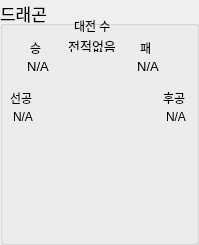
     <widget class="QGroupBox" name="groupBox_18">
      <property name="geometry">
       <rect>
        <x>198</x>
        <y>340</y>
        <width>199</width>
        <height>245</height>
       </rect>
      </property>
      <property name="font">
       <font>
        <pointsize>13</pointsize>
       </font>
      </property>
      <property name="title">
       <string>드래곤</string>
      </property>
      <widget class="QLabel" name="label_38">
       <property name="geometry">
        <rect>
         <x>74</x>
         <y>20</y>
         <width>56</width>
         <height>12</height>
        </rect>
       </property>
       <property name="font">
        <font>
         <pointsize>9</pointsize>
        </font>
       </property>
       <property name="text">
        <string>대전 수</string>
       </property>
      </widget>
      <widget class="QLabel" name="DragonVSCount">
       <property name="geometry">
        <rect>
         <x>64</x>
         <y>40</y>
         <width>56</width>
         <height>12</height>
        </rect>
       </property>
       <property name="font">
        <font>
         <pointsize>10</pointsize>
        </font>
       </property>
       <property name="text">
        <string>전적없음</string>
       </property>
       <property name="alignment">
        <set>Qt::AlignCenter</set>
       </property>
      </widget>
      <widget class="QLabel" name="label_40">
       <property name="geometry">
        <rect>
         <x>30</x>
         <y>40</y>
         <width>21</width>
         <height>16</height>
        </rect>
       </property>
       <property name="font">
        <font>
         <pointsize>9</pointsize>
        </font>
       </property>
       <property name="text">
        <string>승</string>
       </property>
      </widget>
      <widget class="QLabel" name="label_41">
       <property name="geometry">
        <rect>
         <x>140</x>
         <y>40</y>
         <width>21</width>
         <height>16</height>
        </rect>
       </property>
       <property name="font">
        <font>
         <pointsize>9</pointsize>
        </font>
       </property>
       <property name="text">
        <string>패</string>
       </property>
      </widget>
      <widget class="QLabel" name="DragonWinCount">
       <property name="geometry">
        <rect>
         <x>10</x>
         <y>60</y>
         <width>56</width>
         <height>12</height>
        </rect>
       </property>
       <property name="font">
        <font>
         <pointsize>10</pointsize>
        </font>
       </property>
       <property name="text">
        <string>N/A</string>
       </property>
       <property name="alignment">
        <set>Qt::AlignCenter</set>
       </property>
      </widget>
      <widget class="QLabel" name="DragonLoseCount">
       <property name="geometry">
        <rect>
         <x>120</x>
         <y>60</y>
         <width>56</width>
         <height>12</height>
        </rect>
       </property>
       <property name="font">
        <font>
         <pointsize>10</pointsize>
        </font>
       </property>
       <property name="text">
        <string>N/A</string>
       </property>
       <property name="alignment">
        <set>Qt::AlignCenter</set>
       </property>
      </widget>
      <widget class="QWidget" name="verticalLayoutWidget_11">
       <property name="geometry">
        <rect>
         <x>13</x>
         <y>80</y>
         <width>171</width>
         <height>161</height>
        </rect>
       </property>
       <layout class="QVBoxLayout" name="DragonLayout"/>
      </widget>
      <widget class="QLabel" name="label_63">
       <property name="geometry">
        <rect>
         <x>10</x>
         <y>90</y>
         <width>31</width>
         <height>16</height>
        </rect>
       </property>
       <property name="font">
        <font>
         <pointsize>9</pointsize>
        </font>
       </property>
       <property name="text">
        <string>선공</string>
       </property>
      </widget>
      <widget class="QLabel" name="label_62">
       <property name="geometry">
        <rect>
         <x>163</x>
         <y>90</y>
         <width>31</width>
         <height>16</height>
        </rect>
       </property>
       <property name="font">
        <font>
         <pointsize>9</pointsize>
        </font>
       </property>
       <property name="text">
        <string>후공</string>
       </property>
      </widget>
      <widget class="QLabel" name="DragonSecond">
       <property name="geometry">
        <rect>
         <x>159</x>
         <y>109</y>
         <width>34</width>
         <height>16</height>
        </rect>
       </property>
       <property name="font">
        <font>
         <pointsize>9</pointsize>
        </font>
       </property>
       <property name="text">
        <string>N/A</string>
       </property>
       <property name="alignment">
        <set>Qt::AlignCenter</set>
       </property>
      </widget>
      <widget class="QLabel" name="DragonFirst">
       <property name="geometry">
        <rect>
         <x>6</x>
         <y>109</y>
         <width>34</width>
         <height>16</height>
        </rect>
       </property>
       <property name="font">
        <font>
         <pointsize>9</pointsize>
        </font>
       </property>
       <property name="text">
        <string>N/A</string>
       </property>
       <property name="alignment">
        <set>Qt::AlignCenter</set>
       </property>
      </widget>
     </widget>
